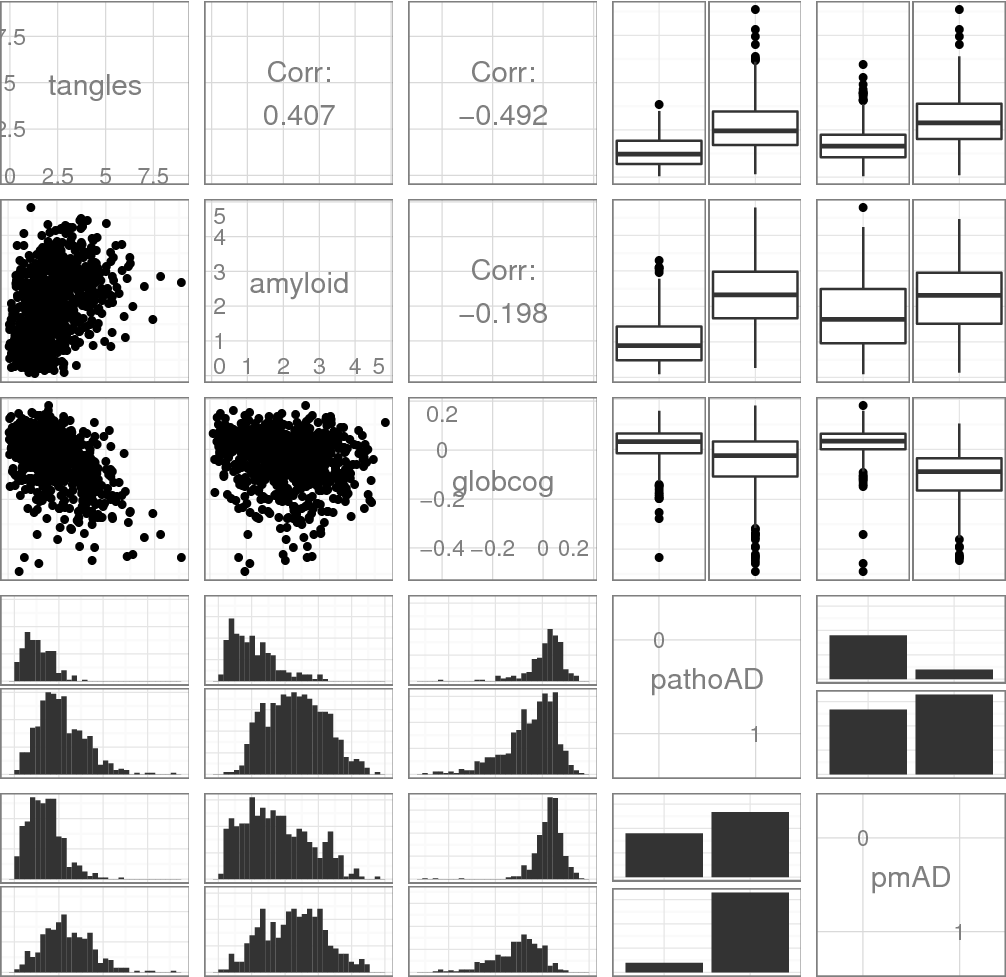

Source code (R):
#!/usr/bin/env Rscript

library(RSQLite)
library(GGally)

vars <- c("tangles_sqrt", 
          "amyloid_sqrt",
          "globcog_random_slope",
          "pathoAD", 
          "pmAD")

con <- dbConnect(SQLite(), "../data/db.sqlite")
query <- paste("SELECT", paste(vars, collapse=","), "FROM phenotype")
res <- dbSendQuery(con, query)
data <- dbFetch(res)

data$pathoAD <- factor(data$pathoAD)
data$pmAD <- factor(data$pmAD)

. <- dbClearResult(res)

pdf("phenotypes.pdf")
ggpairs(na.omit(data))
dev.off()

. <- dbDisconnect(con)
